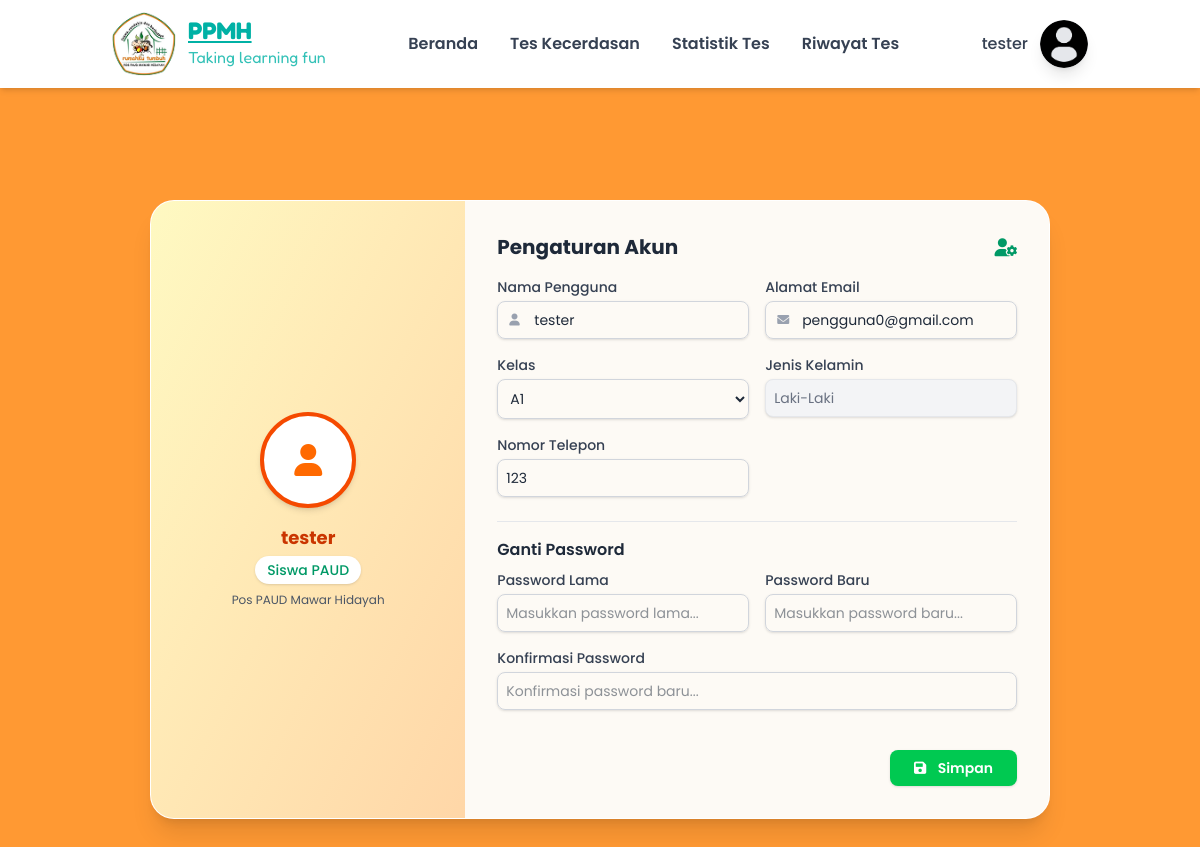
Screenshot of /pages/pengguna/pengaturan_akun.php (signed in) with the database file from the repository.
### tables this page shows
CREATE TABLE `pengguna_detail` (
  `user_id` int NOT NULL,
  `nama_anak` varchar(50) NOT NULL,
  `kelas` enum('A1','B1','B2') NOT NULL,
  `jenis_kelamin` enum('Laki-Laki','Perempuan') NOT NULL,
  `nama_orangtua` varchar(50) NOT NULL,
  `nomor_telepon` varchar(25) NOT NULL,
  `created_at` datetime DEFAULT CURRENT_TIMESTAMP
);

CREATE TABLE `users` (
  `id` int NOT NULL,
  `email` varchar(50) NOT NULL,
  `password` varchar(255) NOT NULL,
  `role` enum('admin','guru','pengguna') NOT NULL
);

### config/config.php (called while the page is built, shortened)
<?php
$connect = mysqli_connect("localhost", "root", "", "db_ppmh");
function getPenggunaById($id)
{
    global $connect;
    $query = mysqli_query($connect, "SELECT u.email, p.* FROM users u JOIN pengguna_detail p ON u.id = p.user_id WHERE u.id = '$id'");
    return mysqli_fetch_assoc($query);
}

### pages/pengguna/pengaturan_akun.php (the view, shortened to what this page needs)
<?php
include '../../config/config.php';
$pengguna = getPenggunaById($_SESSION['pengguna']['id']);
?>
<!DOCTYPE html>
<html lang="id">
<head>
    <link rel="stylesheet" href="../../src/styles/style.css" />
    <link rel="stylesheet" href="https://cdnjs.cloudflare.com/ajax/libs/font-awesome/6.0.0/css/all.min.css" />
</head>
<body class="font-[poppins] text-gray-800 bg-secondary-400 overflow-x-hidden">
    <?php include '../../components/user/navbar.php'; ?>
    <div class="flex items-center justify-center px-4 py-8 mt-20">
        <div class="bg-white rounded-3xl shadow-xl border border-white/30 flex overflow-hidden max-w-[900px] w-full">
            <div class="bg-gradient-to-br from-yellow-100 to-orange-200 w-[35%] flex flex-col items-center justify-center py-8 px-4">
                <div class="w-24 h-24 bg-white border-orange-600 border-4 rounded-full shadow-md flex items-center justify-center mb-4">
                    <i class="fa-solid fa-user fa-2x text-orange-500"></i>
                </div>
                <h2 class="text-lg font-bold text-orange-700"><?= htmlspecialchars($pengguna['nama_anak']) ?></h2>
                <span class="text-sm mt-1 px-3 py-1 bg-white text-emerald-600 font-medium rounded-full shadow">Siswa PAUD</span>
                <p class="text-xs text-gray-600 mt-2 text-center px-2">Pos PAUD Mawar Hidayah</p>
            </div>
            <div class="w-[65%] bg-[#fdfaf5] p-8">
                <div class="flex items-center justify-between mb-4">
                    <h1 class="text-xl font-bold text-gray-800">Pengaturan Akun</h1>
                    <i class="fa-solid fa-user-gear text-lg text-emerald-600"></i>
                </div>
                <form action="../../config/update_user.php" method="post" class="space-y-6 text-sm">
                    <div class="grid grid-cols-1 md:grid-cols-2 gap-4">
                        <div>
                            <label class="block font-medium mb-1 text-gray-700">Nama Pengguna</label>
                            <div class="relative">
                                <span class="absolute inset-y-0 left-0 pl-3 flex items-center text-gray-400">
                                    <i class="fa-solid fa-user text-xs"></i>
                                </span>
                                <input type="text" name="nama_anak" value="<?= htmlspecialchars($pengguna['nama_anak']) ?>"
                                    class="pl-9 w-full text-sm py-2 px-2 rounded-lg border border-gray-300 shadow-sm focus:ring-emerald-500 focus:border-emerald-500" />
                            </div>
                        </div>
                        <div>
                            <label class="block font-medium mb-1 text-gray-700">Alamat Email</label>
                            <div class="relative">
                                <span class="absolute inset-y-0 left-0 pl-3 flex items-center text-gray-400">
                                    <i class="fa-solid fa-envelope text-xs"></i>
                                </span>
                                <input type="email" name="email" value="<?= htmlspecialchars($pengguna['email']) ?>"
                                    class="pl-9 w-full text-sm py-2 px-2 rounded-lg border border-gray-300 shadow-sm focus:ring-emerald-500 focus:border-emerald-500" />
                            </div>
                        </div>
                        <div>
                            <label class="block font-medium mb-1 text-gray-700">Kelas</label>
                            <select name="kelas"
                                class="w-full text-sm py-2 px-2 rounded-lg border border-gray-300 shadow-sm focus:ring-emerald-500 focus:border-emerald-500">
                                <option value="A1" <?= $pengguna['kelas'] == 'A1' ? 'selected' : '' ?>>A1</option>
                            </select>
                        </div>
                        <div>
                            <label class="block font-medium mb-1 text-gray-700">Jenis Kelamin</label>
                            <input type="text" value="<?= htmlspecialchars($pengguna['jenis_kelamin']) ?>" readonly disabled
                                class="w-full text-sm py-2 px-2 rounded-lg border border-gray-200 bg-gray-100 text-gray-500 shadow-sm cursor-not-allowed" />
                        </div>
                        <div>
                            <label class="block font-medium mb-1 text-gray-700">Nomor Telepon</label>
                            <input type="text" name="nomor_telepon" value="<?= htmlspecialchars($pengguna['nomor_telepon']) ?>"
                                class="w-full text-sm py-2 px-2 rounded-lg border border-gray-300 shadow-sm focus:ring-emerald-500 focus:border-emerald-500" />
                        </div>
                    </div>
                    <div class="pt-4 border-t border-gray-200 mt-4">
                        <h2 class="text-base font-semibold text-gray-800 mb-2">Ganti Password</h2>
                        <div class="grid grid-cols-1 md:grid-cols-2 gap-4">
                            <div>
                                <label class="block font-medium mb-1 text-gray-700">Password Lama</label>
                                <input type="password" name="old_password" placeholder="Masukkan password lama..."
                                    class="w-full text-sm py-2 px-2 rounded-lg border border-gray-300 shadow-sm focus:ring-emerald-500 focus:border-emerald-500" />
                            </div>
                            <div>
                                <label class="block font-medium mb-1 text-gray-700">Password Baru</label>
                                <input type="password" name="new_password" placeholder="Masukkan password baru..."
                                    class="w-full text-sm py-2 px-2 rounded-lg border border-gray-300 shadow-sm focus:ring-emerald-500 focus:border-emerald-500" />
                            </div>
                            <div class="md:col-span-2">
                                <label class="block font-medium mb-1 text-gray-700">Konfirmasi Password</label>
                                <input type="password" name="confirm_password" placeholder="Konfirmasi password baru..."
                                    class="w-full text-sm py-2 px-2 rounded-lg border border-gray-300 shadow-sm focus:ring-emerald-500 focus:border-emerald-500" />
                            </div>
                        </div>
                    </div>
                    <div class="text-right pt-4">
                        <button type="submit"
                            class="bg-green-500 hover:bg-green-600 text-white font-semibold py-2 px-6 rounded-lg shadow hover:shadow-md transition duration-200">
                            <i class="fa-solid fa-floppy-disk mr-2"></i> Simpan
                        </button>
                    </div>
                </form>
            </div>
        </div>
    </div>
</body>
</html>

### components/user/profile.php (shortened to what this page needs)
<ul class="relative flex-col md:flex-row list-none items-center hidden md:flex">
    <a class="text-gray-500 block" href="#pablo" onclick="openDropdown(event,'user-dropdown')">
        <div class="flex items-center gap-x-3">
            <span class="text-md font-medium text-gray-700">
                <?= htmlspecialchars($pengguna['nama_anak']) ?>
            </span>
            <span class="w-12 h-12 text-sm text-white bg-gray-200 inline-flex items-center justify-center rounded-full">
                <img alt="..." class="w-full rounded-full align-middle border-none shadow-lg" src="../../src/images/Profile.png" />
            </span>
        </div>
    </a>
</ul>

### rows the page displays
pengguna_detail: nama_anak "tester", email "pengguna0@gmail.com", kelas "A1", jenis_kelamin "Laki-Laki", nomor_telepon "123"
